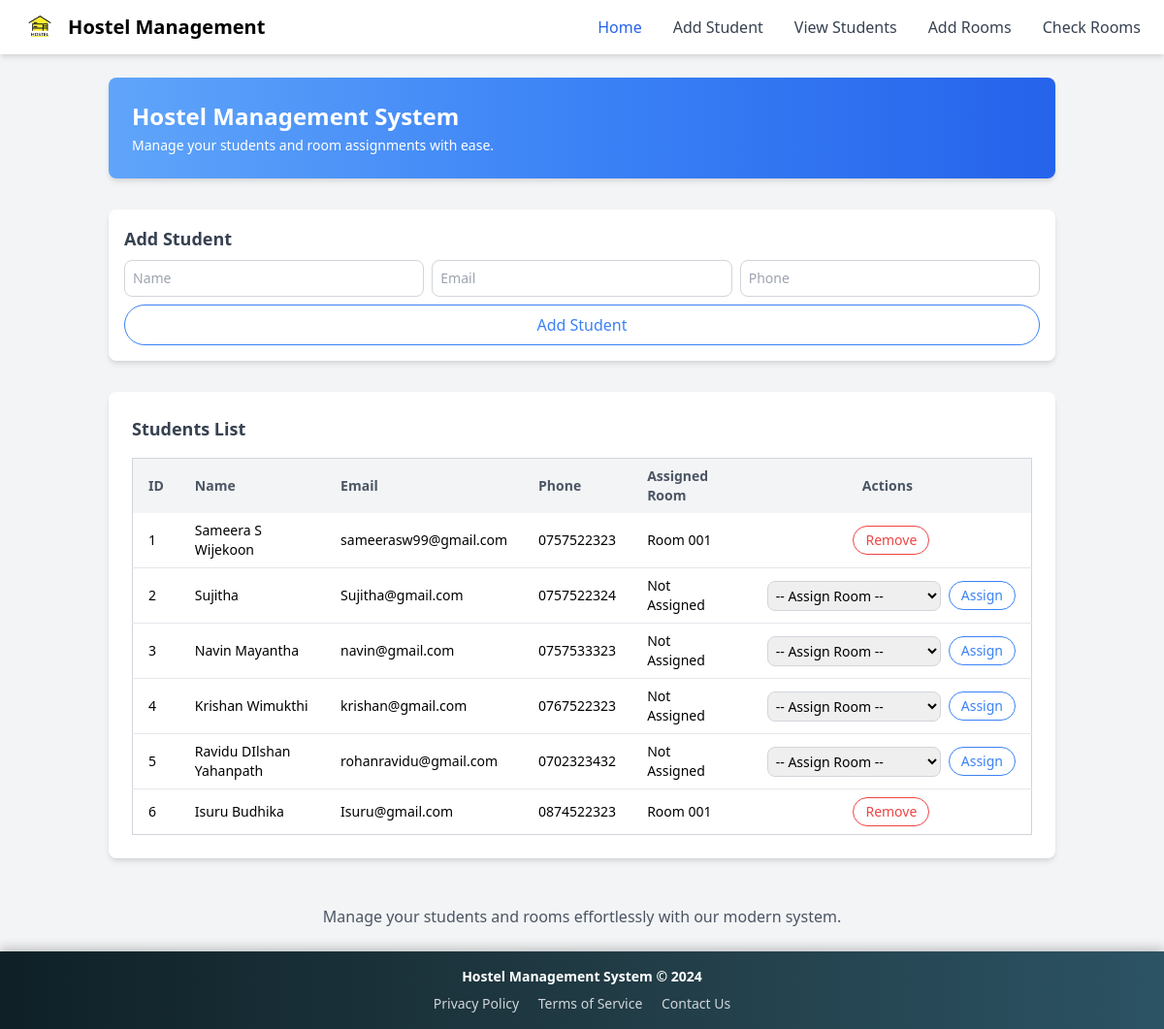
The app's page /add_student.php with its own data.
### tables this page shows
CREATE TABLE `students` (
  `id` int(11) NOT NULL,
  `name` varchar(100) NOT NULL,
  `email` varchar(100) NOT NULL,
  `phone` varchar(15) NOT NULL,
  `room_id` int(11) DEFAULT NULL,
  `created_at` timestamp NOT NULL DEFAULT current_timestamp()
);

CREATE TABLE `rooms` (
  `id` int(11) NOT NULL,
  `room_number` varchar(10) NOT NULL,
  `capacity` int(11) NOT NULL,
  `occupied` int(11) DEFAULT 0
);

### add_student.php (the view, shortened to what this page needs)
<?php include 'includes/header.php'; ?>
<?php include 'includes/db_connection.php'; ?>
<div class="container mx-auto p-6 space-y-8">
    <div class="bg-gradient-to-r from-blue-400 via-blue-500 to-blue-600 p-6 rounded-lg shadow-md text-white">
        <h1 class="text-2xl font-bold">Hostel Management System</h1>
        <p class="text-sm mt-1">Manage your students and room assignments with ease.</p>
    </div>
    <div class="bg-white p-4 rounded-lg shadow-md">
        <h2 class="text-lg font-semibold text-gray-700 mb-2">Add Student</h2>
        <form action="process_add_student.php" method="POST" class="grid grid-cols-3 gap-2">
            <div>
                <input
                    type="text"
                    name="name"
                    placeholder="Name"
                    class="border border-gray-300 rounded-lg w-full p-2 focus:ring-2 focus:ring-blue-400 focus:outline-none text-sm"
                    required>
            </div>
            <div>
                <input
                    type="email"
                    name="email"
                    placeholder="Email"
                    class="border border-gray-300 rounded-lg w-full p-2 focus:ring-2 focus:ring-blue-400 focus:outline-none text-sm"
                    required>
            </div>
            <div>
                <input
                    type="text"
                    name="phone"
                    placeholder="Phone"
                    class="border border-gray-300 rounded-lg w-full p-2 focus:ring-2 focus:ring-blue-400 focus:outline-none text-sm"
                    required>
            </div>
            <button type="submit" class="col-span-3 border border-blue-500 text-blue-500 px-4 py-2 rounded-full hover:bg-blue-500 hover:text-white transition">
                Add Student
            </button>
        </form>
    </div>
    <div class="bg-white p-6 rounded-lg shadow-md">
        <h2 class="text-lg font-semibold text-gray-700 mb-4">Students List</h2>
        <table class="table-auto w-full border-collapse border border-gray-300 text-sm">
            <thead class="bg-gray-100">
                <tr>
                    <th class="px-4 py-2 text-left text-gray-600">ID</th>
                    <th class="px-4 py-2 text-left text-gray-600">Name</th>
                    <th class="px-4 py-2 text-left text-gray-600">Email</th>
                    <th class="px-4 py-2 text-left text-gray-600">Phone</th>
                    <th class="px-4 py-2 text-left text-gray-600">Assigned Room</th>
                    <th class="px-4 py-2 text-center text-gray-600">Actions</th>
                </tr>
            </thead>
            <tbody class="divide-y divide-gray-200">
                <?php
                $result = $conn->query("
                    SELECT students.id, students.name, students.email, students.phone, students.room_id, rooms.room_number
                    FROM students
                    LEFT JOIN rooms ON students.room_id = rooms.id
                ");
                while ($row = $result->fetch_assoc()) {
                    echo "<tr class='hover:bg-gray-50'>
                            <td class='px-4 py-2'>{$row['id']}</td>
                            <td class='px-4 py-2'>{$row['name']}</td>
                            <td class='px-4 py-2'>{$row['email']}</td>
                            <td class='px-4 py-2'>{$row['phone']}</td>
                            <td class='px-4 py-2'>" .
                                ($row['room_number'] ? "Room {$row['room_number']}" : "Not Assigned") .
                            "</td>
                            <td class='px-4 py-2 text-center'>
                                <form action='process_assign_room.php' method='POST' class='flex items-center space-x-2 justify-center'>
                                    <input type='hidden' name='student_id' value='{$row['id']}'>";
                    if ($row['room_id']) {
                        echo "<button type='submit' name='action' value='remove' class='border border-red-500 text-red-500 px-3 py-1 rounded-full hover:bg-red-500 hover:text-white transition'>
                                Remove
                              </button>";
                    } else {
                        echo "<select name='room_id' class='border border-gray-300 rounded-lg p-1 focus:ring-2 focus:ring-blue-400 focus:outline-none'>
                                <option value=''>-- Assign Room --</option>";
                        echo "</select>
                              <button type='submit' name='action' value='assign' class='border border-blue-500 text-blue-500 px-3 py-1 rounded-full hover:bg-blue-500 hover:text-white transition'>
                                  Assign
                              </button>";
                    }
                    echo "      </form>
                            </td>
                        </tr>";
                }
                ?>
            </tbody>
        </table>
    </div>
</div>
<?php include 'includes/footer.php'; ?>

### includes/footer.php (style rules this page uses)
body { display: flex; flex-direction: column; min-height: 100vh; }

### records on screen
students: id "1", name "Sameera S Wijekoon", email "sameerasw99@gmail.com", phone "0757522323", room.room_number "001", shows "Remove"
students: id "2", name "Sujitha", email "Sujitha@gmail.com", phone "0757522324", shows "Not Assigned"
students: id "3", name "Navin Mayantha", email "navin@gmail.com", phone "0757533323", shows "Not Assigned"
students: id "4", name "Krishan Wimukthi", email "krishan@gmail.com", phone "0767522323", shows "Not Assigned"
students: id "5", name "Ravidu DIlshan Yahanpath", email "rohanravidu@gmail.com", phone "0702323432", shows "Not Assigned"
students: id "6", name "Isuru Budhika", email "Isuru@gmail.com", phone "0874522323", room.room_number "001", shows "Remove"
